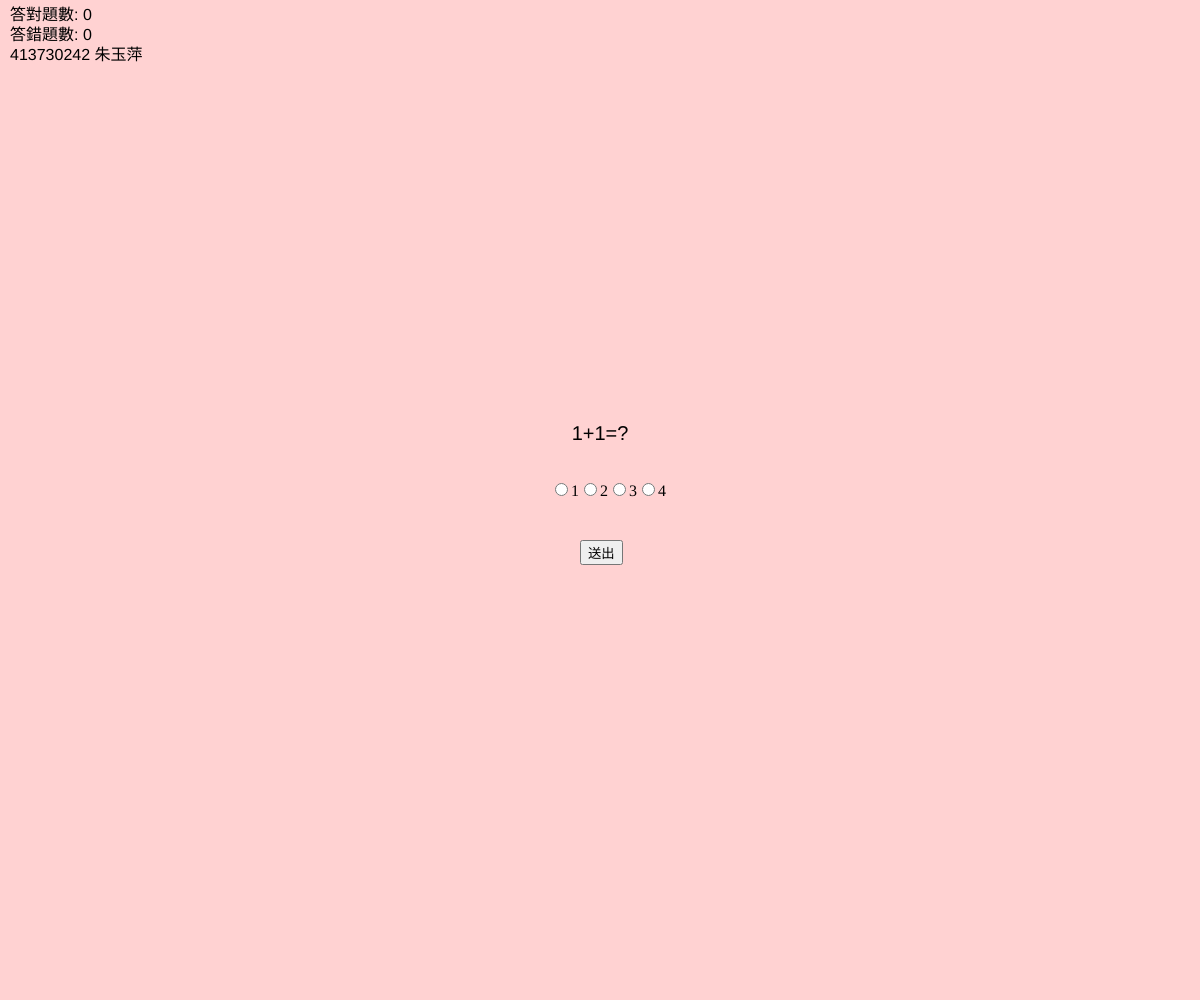
Frame 1 (no input)
Frame 60 (no input): identical to frame 1, image omitted
Frame 120 (the mouse pressed at the canvas centre since frame 60): identical to frame 1, image omitted

The p5.js sketch that drew this single still picture (run headless with seeded random() and noise() and a simulated clock; from frame 60 on, the mouse is pressed at the canvas centre):

// p5.js sketch
// ── sketch.js
let radio;
let submitButton;
let resultText = '';
let questionIndex = 0;
let correctCount = 0;
let incorrectCount = 0;
const userName = '413730242 朱玉萍';

const questions = [
  { question: '1+1=?', options: ['1', '2', '3', '4'], correct: '2' },
  { question: '2+2=?', options: ['2', '3', '4', '5'], correct: '4' },
  { question: '3+3=?', options: ['5', '6', '7', '8'], correct: '6' },
  { question: '4+4=?', options: ['6', '7', '8', '9'], correct: '8' }
];

function setup() {
  createCanvas(windowWidth, windowHeight);
  
  // Create a radio button group
  radio = createRadio();
  updateQuestion();
  radio.position(width / 2 - 50, height / 2 - 20);
  
  // Create a submit button
  submitButton = createButton('送出');
  submitButton.position(width / 2 - 20, height / 2 + 40);
  submitButton.mousePressed(checkAnswer);
}

function draw() {
  background("#FFD2D2");
  
  // Display the question text
  textAlign(CENTER);
  textSize(20);
  text(questions[questionIndex].question, width / 2, height / 2 - 60);
  
  // Display the result text
  textSize(16);
  text(resultText, width / 2, height / 2 + 80);
  
  // Display the correct and incorrect counts and user name
  textAlign(LEFT);
  textSize(16);
  text(`答對題數: ${correctCount}`, 10, 20);
  text(`答錯題數: ${incorrectCount}`, 10, 40);
  text(userName, 10, 60);
}

function checkAnswer() {
  let selectedOption = radio.value();
  if (selectedOption === questions[questionIndex].correct) {
    resultText = '答對了！';
    correctCount++;
  } else {
    resultText = '答錯了！';
    incorrectCount++;
  }
  questionIndex = (questionIndex + 1) % questions.length;
  updateQuestion();
}

function updateQuestion() {
  radio.html('');
  questions[questionIndex].options.forEach(option => {
    radio.option(option);
  });
}
